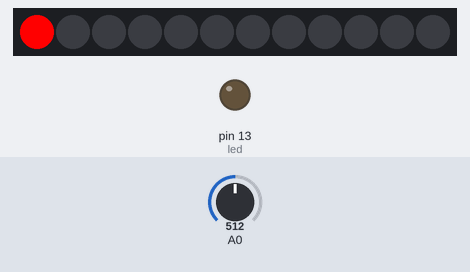
Simulated run of this sketch. Board: Arduino Uno, built with avr-gcc and run on an emulated ATmega328P. Parts: 12 RGB LEDs in strip order, left to right, output pins drawn as LEDs (lit = HIGH). Inputs (shaded band) come from the test bench; at power-on: A0 = 512. What the sketch prints to the serial monitor is not drawn.

Above: at 0.06 s.
At 0.7 s:
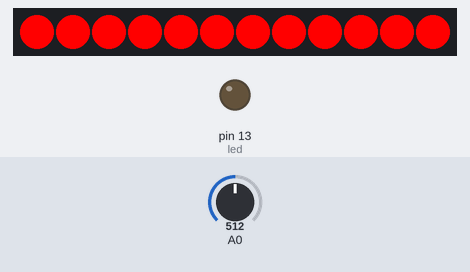

The sketch:

sketch_jan31d.ino
```cpp
#include <Adafruit_NeoPixel.h>
#ifdef __AVR__
  #include <avr/power.h>
#endif

#define PIN 6

int sound = A0;
int led = 13;
int val;
Adafruit_NeoPixel strip = Adafruit_NeoPixel(12, PIN, NEO_GRB + NEO_KHZ800);


void setup() {
  Serial.begin(9600);
  pinMode(led, OUTPUT);
  strip.begin();
  strip.show(); // Initialize all pixels to 'off'
}

void loop() {
  val = analogRead(A0);  // read the input pin
  //analogWrite(ledPin, val / 4);
  Serial.print(val*10);
  Serial.print(" ");
  delay(50);
  colorWipe(strip.Color(255, 0, 0), 50); // Red
}

void colorWipe(uint32_t c, uint8_t wait) {
  for(uint16_t i=0; i<strip.numPixels(); i++) {
    strip.setPixelColor(i, c);
    strip.show();
    delay(wait);
  }
}
```
